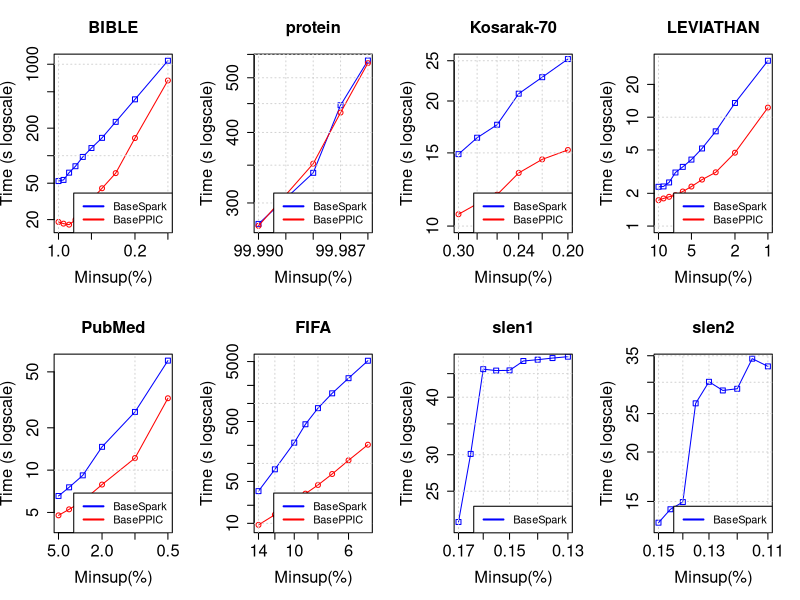

Here is the R script that generated this plot:
tiff("BaseAlgorithm.png", width=18, height=9, units='in', res=120)
par(mfrow=c(2,4), cex.lab=1.5, cex.axis=1.5, cex.main=1.5, cex.sub=1.5)

#BIBLE
#DATA
x <- c(0.01, 0.009, 0.008, 0.007, 0.006, 0.005, 0.004, 0.003, 0.002, 0.001)*100

zero <- c(52796, 54313, 65238, 76671, 96842, 121262, 156699, 234465, 413217, 1092148)/1000
one <- c(18850, 18071, 17611, 19872, 23860, 33086, 44031, 64446, 155871, 664830)/1000

#PLOT
plot(x, zero, log = "xy", type="o", pch=0, xlab="Minsup(%)",ylab="Time (s logscale)", col="blue", xlim = rev(range(x)), ylim=c(17, 1092))
lines(x, one, col="red", type="o", pch=1)
title(main="BIBLE", cex.lab=1.5, cex.axis=1.5, cex.main=1.5, cex.sub=1.5)
grid()
legend("bottomright", legend=c("BaseSpark", "BasePPIC"), lty=c(1,1),lwd=c(2,2), col=c("blue", "red"), cex = 1)

#protein
#DATA
x <- c(0.9999, 0.99988, 0.99987, 0.99986)*100

zero <- c(275420, 339255, 446968, 536502)/1000
one <- c(273254, 352139, 433728, 530863)/1000

#PLOT
plot(x, zero, log = "xy", type="o", pch=0, xlab="Minsup(%)",ylab="Time (s logscale)", col="blue", xlim = rev(range(x)), ylim=c(273, 536))
lines(x, one, col="red", type="o", pch=1)
title(main="protein", cex.lab=1.5, cex.axis=1.5, cex.main=1.5, cex.sub=1.5)
grid()
legend("bottomright", legend=c("BaseSpark", "BasePPIC"), lty=c(1,1),lwd=c(2,2), col=c("blue", "red"), cex = 1)

#Kosarak-70
#DATA
x <- c(0.003, 0.0028, 0.0026, 0.0024, 0.0022, 0.002)*100

zero <- c(14897, 16315, 17535, 20827, 22818, 25235)/1000
one <- c(10677, 11312, 11903, 13425, 14473, 15247)/1000

#PLOT
plot(x, zero, log = "xy", type="o", pch=0, xlab="Minsup(%)",ylab="Time (s logscale)", col="blue", xlim = rev(range(x)), ylim=c(10, 25))
lines(x, one, col="red", type="o", pch=1)
title(main="Kosarak-70", cex.lab=1.5, cex.axis=1.5, cex.main=1.5, cex.sub=1.5)
grid()
legend("bottomright", legend=c("BaseSpark", "BasePPIC"), lty=c(1,1),lwd=c(2,2), col=c("blue", "red"), cex = 1)

#LEVIATHAN
#DATA
x <- c(0.1, 0.09, 0.08, 0.07, 0.06, 0.05, 0.04, 0.03, 0.02, 0.01)*100

zero <- c(2295, 2312, 2516, 3105, 3496, 4080, 5163, 7414, 13505, 33000)/1000
one <- c(1729, 1793, 1857, 1919, 2077, 2306, 2672, 3117, 4718, 12253)/1000

#PLOT
plot(x, zero, log = "xy", type="o", pch=0, xlab="Minsup(%)",ylab="Time (s logscale)", col="blue", xlim = rev(range(x)), ylim=c(1, 33))
lines(x, one, col="red", type="o", pch=1)
title(main="LEVIATHAN", cex.lab=1.5, cex.axis=1.5, cex.main=1.5, cex.sub=1.5)
grid()
legend("bottomright", legend=c("BaseSpark", "BasePPIC"), lty=c(1,1),lwd=c(2,2), col=c("blue", "red"), cex = 1)

#PubMed
#DATA
x <- c(0.05, 0.04, 0.03, 0.02, 0.01, 0.005)*100

zero <- c(6549, 7547, 9177, 14644, 25945, 60113)/1000
one <- c(4767, 5261, 6040, 7894, 12184, 32451)/1000

#PLOT
plot(x, zero, log = "xy", type="o", pch=0, xlab="Minsup(%)",ylab="Time (s logscale)", col="blue", xlim = rev(range(x)), ylim=c(4, 60))
lines(x, one, col="red", type="o", pch=1)
title(main="PubMed", cex.lab=1.5, cex.axis=1.5, cex.main=1.5, cex.sub=1.5)
grid()
legend("bottomright", legend=c("BaseSpark", "BasePPIC"), lty=c(1,1),lwd=c(2,2), col=c("blue", "red"), cex = 1)

#FIFA
#DATA
x <- c(0.14, 0.12, 0.1, 0.09, 0.08, 0.07, 0.06, 0.05)*100

zero <- c(34465, 79626, 221550, 449631, 834468, 1476503, 2639619, 5160952)/1000
one <- c(9423, 13932, 21048, 31249, 43581, 66511, 112528, 204980)/1000

#PLOT
plot(x, zero, log = "xy", type="o", pch=0, xlab="Minsup(%)",ylab="Time (s logscale)", col="blue", xlim = rev(range(x)), ylim=c(9, 5160))
lines(x, one, col="red", type="o", pch=1)
title(main="FIFA", cex.lab=1.5, cex.axis=1.5, cex.main=1.5, cex.sub=1.5)
grid()
legend("bottomright", legend=c("BaseSpark", "BasePPIC"), lty=c(1,1),lwd=c(2,2), col=c("blue", "red"), cex = 1)

#slen1
#DATA
x <- c(0.0017, 0.00165, 0.0016, 0.00155, 0.0015, 0.00145, 0.0014, 0.00135, 0.0013)*100

zero <- c(21433, 30124, 46018, 45696, 45741, 47937, 48250, 48646, 48981)/1000

#PLOT
plot(x, zero, log = "xy", type="o", pch=0, xlab="Minsup(%)",ylab="Time (s logscale)", col="blue", xlim = rev(range(x)), ylim=c(21, 48))
title(main="slen1", cex.lab=1.5, cex.axis=1.5, cex.main=1.5, cex.sub=1.5)
grid()
legend("bottomright", legend=c("BaseSpark"), lty=c(1,1),lwd=c(2,2), col=c("blue"), cex = 1)

#slen2
#DATA
x <- c(0.0015, 0.00145, 0.0014, 0.00135, 0.0013, 0.00125, 0.0012, 0.00115, 0.0011)*100

zero <- c(13258, 14335, 14949, 26537, 30083, 28606, 28885, 34413, 32900)/1000

#PLOT
plot(x, zero, log = "xy", type="o", pch=0, xlab="Minsup(%)",ylab="Time (s logscale)", col="blue", xlim = rev(range(x)), ylim=c(13, 34))
title(main="slen2", cex.lab=1.5, cex.axis=1.5, cex.main=1.5, cex.sub=1.5)
grid()
legend("bottomright", legend=c("BaseSpark"), lty=c(1,1),lwd=c(2,2), col=c("blue"), cex = 1)

dev.off()
